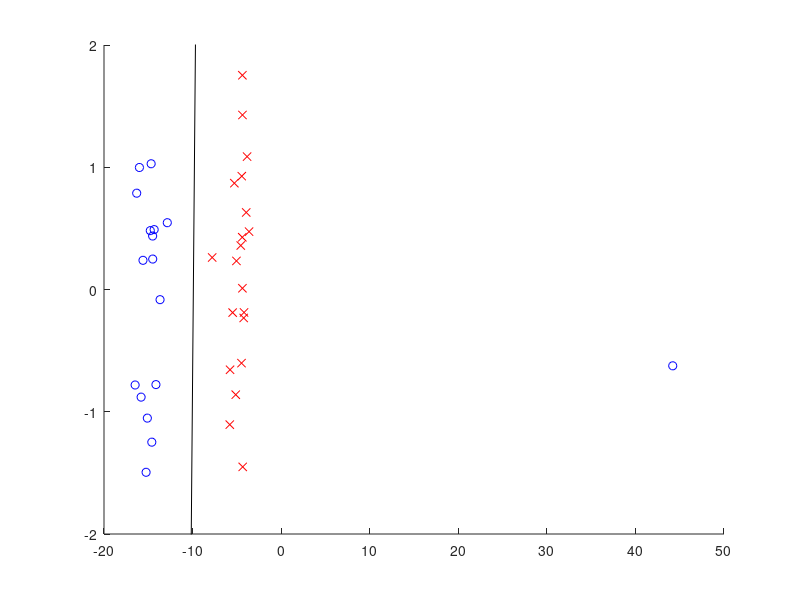

Write MATLAB code to recreate this figure.
n=40; x=[randn(1,n/2)-15 randn(1,n/2)-5; randn(1,n)]'; 
y=[ones(n/2,1); -ones(n/2,1)];
x(1:2,1)= x(1:2,1) + 60; x(:,3)=1;

l=0.01; e=0.01; t0=zeros(3,1);

for o=1:1000
  m=(x*t0).*y; v=m+min(1,max(0,1-m));
  a=abs(v-m); w=ones(size(y)); w(a>e)=e./a(a>e); 
  t=(x'*(repmat(w,1,3).*x)+l*eye(3))\(x'*(w.*v.*y));
  if norm(t-t0)<0.001, break, end
  t0=t;
end

figure(1); clf; hold on; z=[-20 50]; axis([z -2 2])
plot(x(y==1,1),x(y==1,2),'bo');
plot(x(y==-1,1),x(y==-1,2),'rx');
plot(z,-(t(3)+z*t(1))/t(2),'k-');